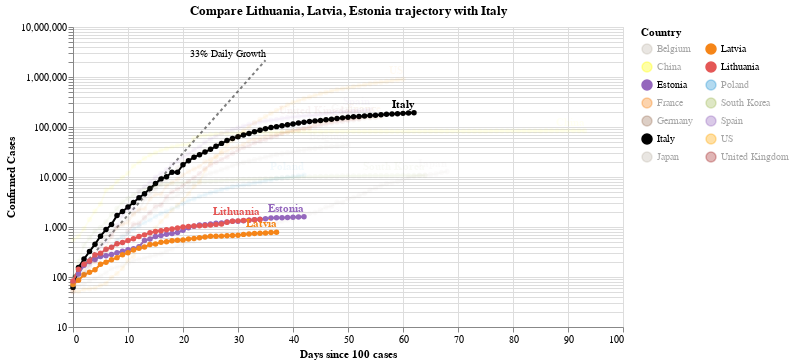

The notebook cell this image was saved under:
### Code cell
#hide_input
chart3 = make_since_chart(dff2, ['Lithuania', 'Latvia', 'Estonia'], baseline_countries)
chart3

### Figure 1 — Vega-Lite specification as saved in the notebook (floating-point values rounded to 4 significant figures; data arrays with more than 128 entries replaced by an {"elided": "..."} marker saying what was removed)
{"config": {"view": {"continuousWidth": 400, "continuousHeight": 300}}, "layer": [{"mark": {"type": "line", "color": "black", "opacity": 0.5, "strokeDash": [3, 3]}, "encoding": {"x": {"type": "quantitative", "field": "Days since 100 cases"}, "y": {"type": "quantitative", "field": "Confirmed Cases"}}}, {"mark": {"type": "text", "align": "right", "dy": -6, "fontSize": 10, "text": "33% Daily Growth"}, "encoding": {"x": {"type": "quantitative", "field": "Days since 100 cases"}, "y": {"type": "quantitative", "field": "Confirmed Cases"}}, "transform": [{"filter": "(datum['Days since 100 cases'] >= 35)"}]}, {"data": {"name": "data-d47c06eff4f402e48a7994f6996e78c2"}, "mark": {"type": "line", "point": true}, "encoding": {"color": {"type": "nominal", "field": "Country", "legend": {"columns": 2}, "scale": {"domain": ["Belgium", "China", "Estonia", "France", "Germany", "Italy", "Japan", "Latvia", "Lithuania", "Poland", "South Korea", "Spain", "US", "United Kingdom"], "range": ["#C1B7AD", "yellow", "#9467bd", "#F58518", "#9D755D", "black", "#C1B7AD", "#F58518", "#E45756", "#2495D3", "#A1BA59", "#9467bd", "orange", "brown"]}}, "opacity": {"condition": {"value": 1, "selection": "selector002"}, "value": 0.05}, "tooltip": [{"type": "nominal", "field": "Country"}, {"type": "temporal", "field": "Date"}, {"type": "quantitative", "field": "Confirmed Cases"}, {"type": "quantitative", "field": "Days since 100 cases"}], "x": {"type": "quantitative", "field": "Days since 100 cases"}, "y": {"type": "quantitative", "field": "Confirmed Cases", "scale": {"type": "log"}}}, "selection": {"selector002": {"type": "multi", "fields": ["Country"], "bind": "legend", "init": [{"Country": "Lithuania"}, {"Country": "Latvia"}, {"Country": "Estonia"}, {"Country": "Italy"}]}}, "width": 550}, {"data": {"name": "data-d47c06eff4f402e48a7994f6996e78c2"}, "mark": {"type": "text", "align": "right", "dy": -8, "fontWeight": "bold"}, "encoding": {"color": {"type": "nominal", "field": "Country", "legend": {"columns": 2}, "scale": {"domain": ["Belgium", "China", "Estonia", "France", "Germany", "Italy", "Japan", "Latvia", "Lithuania", "Poland", "South Korea", "Spain", "US", "United Kingdom"], "range": ["#C1B7AD", "yellow", "#9467bd", "#F58518", "#9D755D", "black", "#C1B7AD", "#F58518", "#E45756", "#2495D3", "#A1BA59", "#9467bd", "orange", "brown"]}}, "opacity": {"condition": {"value": 1, "selection": "selector002"}, "value": 0.05}, "text": {"type": "nominal", "field": "Country"}, "tooltip": [{"type": "nominal", "field": "Country"}, {"type": "temporal", "field": "Date"}, {"type": "quantitative", "field": "Confirmed Cases"}, {"type": "quantitative", "field": "Days since 100 cases"}], "x": {"type": "quantitative", "field": "Days since 100 cases"}, "y": {"type": "quantitative", "field": "Confirmed Cases", "scale": {"type": "log"}}}, "transform": [{"filter": "(datum['Date'] >= 1587686400000)"}], "width": 550}], "data": {"name": "data-c1a3bbf4dd040f2e7e8e7a69520e3c2a"}, "title": "Compare Lithuania, Latvia, Estonia trajectory with Italy", "$schema": "https://vega.github.io/schema/vega-lite/v4.0.2.json", "datasets": {"data-c1a3bbf4dd040f2e7e8e7a69520e3c2a": [{"Days since 100 cases": 0, "Confirmed Cases": 100.0}, {"Days since 100 cases": 1, "Confirmed Cases": 133.0}, {"Days since 100 cases": 2, "Confirmed Cases": 176.9}, {"Days since 100 cases": 3, "Confirmed Cases": 235.3}, {"Days since 100 cases": 4, "Confirmed Cases": 312.9}, {"Days since 100 cases": 5, "Confirmed Cases": 416.2}, {"Days since 100 cases": 6, "Confirmed Cases": 553.5}, {"Days since 100 cases": 7, "Confirmed Cases": 736.1}, {"Days since 100 cases": 8, "Confirmed Cases": 979.1}, {"Days since 100 cases": 9, "Confirmed Cases": 1302.0}, {"Days since 100 cases": 10, "Confirmed Cases": 1732.0}, {"Days since 100 cases": 11, "Confirmed Cases": 2303.0}, {"Days since 100 cases": 12, "Confirmed Cases": 3064.0}, {"Days since 100 cases": 13, "Confirmed Cases": 4074.0}, {"Days since 100 cases": 14, "Confirmed Cases": 5419.0}, {"Days since 100 cases": 15, "Confirmed Cases": 7207.0}, {"Days since 100 cases": 16, "Confirmed Cases": 9586.0}, {"Days since 100 cases": 17, "Confirmed Cases": 12750.0}, {"Days since 100 cases": 18, "Confirmed Cases": 16960.0}, {"Days since 100 cases": 19, "Confirmed Cases": 22550.0}, {"Days since 100 cases": 20, "Confirmed Cases": 29990.0}, {"Days since 100 cases": 21, "Confirmed Cases": 39890.0}, {"Days since 100 cases": 22, "Confirmed Cases": 53060.0}, {"Days since 100 cases": 23, "Confirmed Cases": 70560.0}, {"Days since 100 cases": 24, "Confirmed Cases": 93850.0}, {"Days since 100 cases": 25, "Confirmed Cases": 124800.0}, {"Days since 100 cases": 26, "Confirmed Cases": 166000.0}, {"Days since 100 cases": 27, "Confirmed Cases": 220800.0}, {"Days since 100 cases": 28, "Confirmed Cases": 293700.0}, {"Days since 100 cases": 29, "Confirmed Cases": 390600.0}, {"Days since 100 cases": 30, "Confirmed Cases": 519500.0}, {"Days since 100 cases": 31, "Confirmed Cases": 690900.0}, {"Days since 100 cases": 32, "Confirmed Cases": 918900.0}, {"Days since 100 cases": 33, "Confirmed Cases": 1222000.0}, {"Days since 100 cases": 34, "Confirmed Cases": 1625000.0}, {"Days since 100 cases": 35, "Confirmed Cases": 2162000.0}], "data-d47c06eff4f402e48a7994f6996e78c2": {"elided": "783 records"}}}
